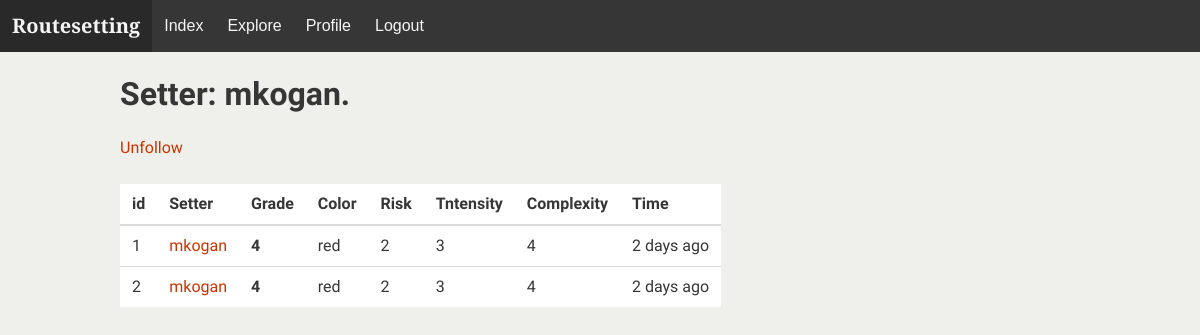
/user/mkogan (signed in), run on the app's committed database.
### app/models.py (models this page shows, shortened)
class User(UserMixin, db.Model):
    id = db.Column(db.Integer, primary_key=True)
    username = db.Column(db.String(64), index=True, unique=True)
    email = db.Column(db.String(120), index=True, unique=True)
    password_hash = db.Column(db.String(128))
    about_me = db.Column(db.String(140))
    problems = db.relationship('Problem', backref='setter', lazy='dynamic')
    followed = db.relationship(
        'User', secondary=followers,
        primaryjoin=(followers.c.follower_id == id),
        secondaryjoin=(followers.c.followed_id == id),
        backref=db.backref('followers', lazy='dynamic'), lazy='dynamic')
    def is_following(self, user):
        return self.followed.filter(
            followers.c.followed_id == user.id).count() > 0

class Problem(db.Model):
    id = db.Column(db.Integer, primary_key=True)
    timestamp = db.Column(db.DateTime, index=True, default=datetime.utcnow)
    user_id = db.Column(db.Integer, db.ForeignKey('user.id'))
    color = db.Column(db.String(32), index=True)
    grade = db.Column(db.String(32), index=True)
    risk = db.Column(db.Integer(), index=True)
    intensity = db.Column(db.Integer(), index=True)
    complexity = db.Column(db.Integer(), index=True)

### app/main/routes.py (the view)
@bp.route('/user/<username>')
@login_required
def user(username):
    user = User.query.filter_by(username=username).first_or_404()
    problems = Problem.query.filter_by(user_id=user.id)
    return render_template(
        'user.html', title=username, user=user, problems=problems)

### app/models.py (called while the page is built)
@login.user_loader
def load_user(id):
    return User.query.get(int(id))

### app/templates/user.html (shortened to what this page needs)
{% extends 'baselayout.html' %}
{% block head %}
    {{ super() }}
{% endblock %}
{% block content %}
<div class="container is-family-monospace">
    <br>
    <h1 class="title">Setter: {{ user.username }}.</h1>
    {% if user == current_user %}
        <p><a href="{{ url_for('main.edit_profile') }}">Edit your profile</a></p>
    {% elif not current_user.is_following(user) %}
        <p><a href="{{ url_for('main.follow', username=user.username) }}">Follow</a></p>
    {% else %}
        <p><a href="{{ url_for('main.unfollow', username=user.username) }}">Unfollow</a></p>
    {% endif %}
    <br>
    <table class=table>
        <thead>
            <tr>
                <th>id</th>
                <th>Setter</th>
                <th>Grade</th>
                <th>Color</th>
                <th>Risk</th>
                <th>Tntensity</th>
                <th>Complexity</th>
                <th>Time</th>
            </tr>
        </thead>
        <tbody>
        {% for problem in problems %}
             {% include '_problem.html' %}
        {% endfor %}
        </tbody>
    </table>
</div>
{% endblock %}

### app/templates/_problem.html
<tr>
    <td>{{ problem.id }}</td>
    <td><a href="/user/{{ problem.setter.username }}">{{ problem.setter.username }}</a></td>
    <th>{{ problem.grade }}</th>
    <td>{{ problem.color }}</td>
    <td>{{ problem.risk }}</td>
    <td>{{ problem.intensity }}</td>
    <td>{{ problem.complexity }}</td>
    <td>{{ moment(problem.timestamp).fromNow() }}</td>
</tr>

### data on the page
User: username "mkogan"
Problem: id "1", setter.username "mkogan", grade "4", color "red", risk "2", intensity "3", complexity "4", timestamp "2 days ago"
Problem: id "2", setter.username "mkogan", grade "4", color "red", risk "2", intensity "3", complexity "4", timestamp "2 days ago"
